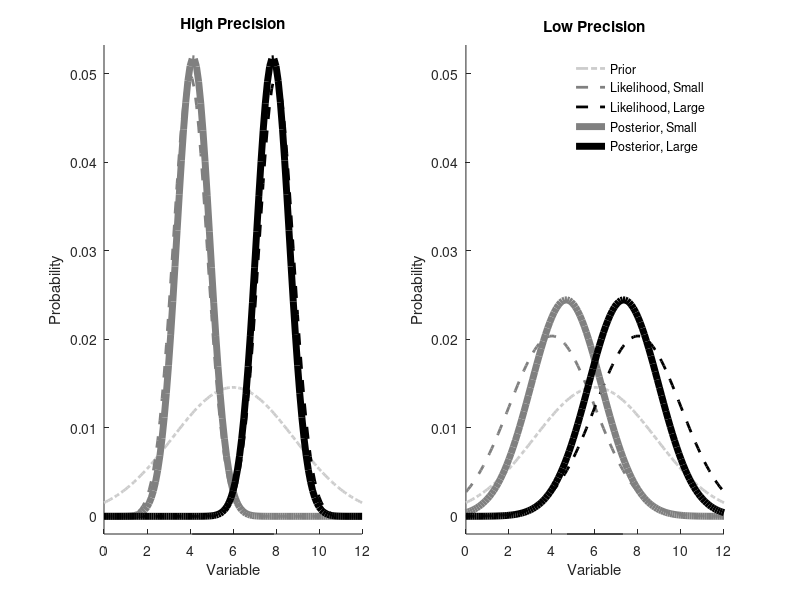

Write MATLAB code to recreate this figure.
% This code illustrates the effect of encoding precision on the posterior
% distribution for the case of two options.
% Updated 1Aug20 by JGM.

%-------------------------------------------------------------------------%

figure(1); figName{1} = 'BayesA';

s = 4; l = 8;                   % small and large reward
r = 0:.1:12;                    % all possible reward values
sigL = [.8 2];                  % low and high SD (high and low precisions)

p = nan(2,length(r));
maxY = 0;
for e = 1:2
    sig = sigL(e);
    
    % set likelihoods p(s|t), p(l|t)
    ps = normpdf(r,s,sig); ps = ps./sum(ps);
    pl = normpdf(r,l,sig); pl = pl./sum(pl);
    
    % compute prior p(t)
    q = mean([s l]);
    x = std([s l]);
    pr = normpdf(r,q,x); pr = pr./sum(pr);
    
    % compute posteriors
    pos = ps.*pr; pos = pos./sum(pos);
    pol = pl.*pr; pol = pol./sum(pol);
    
    % find posterior means
    [~,v1] = max(pos); [~,v2] = max(pol);
    mps = r(v1); mpl = r(v2);
    
    %-----------------------------% Figure %------------------------------%
    
    subplot(1,2,e)
    
    bl = -.002;                     % for visualization of black segment
    C = [0; .5; .8]*[1 1 1];        % color scheme
    titles = {'High Precision','Low Precision'};
    plot(r,pr,'-.','Color',C(3,:),'LineWidth',2)
    hold on
    plot(r,ps,'--','Color', C(2,:),'LineWidth',2)
    hold on
    plot(r,pl,'--','Color', C(1,:),'LineWidth',2)
    hold on
    plot(r,pos,'-','Color',C(2,:),'LineWidth',5)
    hold on
    plot(r,pol,'-','Color',C(1,:),'LineWidth',5)
    hold on
    plot([mps mpl], bl+[0 0],'k') 	% highlight difference in rewards
   
    xlim([0 max(r)])
    xlabel('Variable')
    ylabel('Probability')
    title(titles{e})
    maxY1 = max([pos pol]);
    maxY = max([maxY1 maxY]);
    ylim([bl 1.03*maxY])
    yticks(0:.01:.05)
    box off
end
legend('Prior','Likelihood, Small','Likelihood, Large',...
        'Posterior, Small','Posterior, Large','Box','Off')